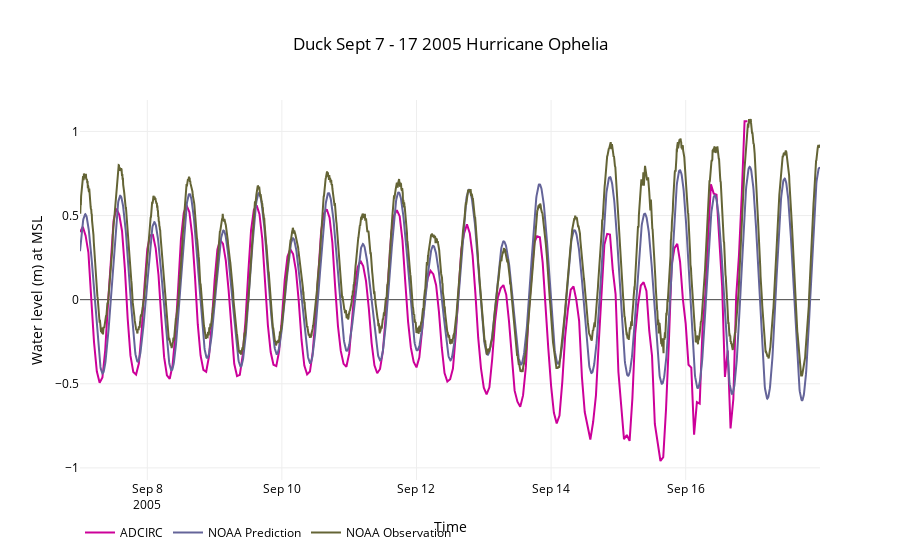

The cell this chart's notebook holds for it:
### Markdown cell above
### Timeseries Duck

### Code cell
nc_file = nc4.Dataset(files[2])
start,freq,station,name = '20050907 00:00:00','1H',58949,' Prediction'#
table = utils.timeseries(nc_file,start,freq,station,name)
start,end,noaa = '20050907','20050917','8651370'
data = utils.plot_timeseries(table,start,end,noaa)
title,x,y = 'Duck Sept 7 - 17 2005 Hurricane Ophelia','Time','Water level (m) at MSL'
layout=utils.layout(title,x,y)
fig = go.Figure(data=data, layout=layout)
interactive = iplot(fig)
#po.plot(fig,filename=root_dir+'\\'+'beaufort_ophelia.html')

### Figure 1 — Plotly figure (JSON) as saved in the notebook; plotly's stock layout.template omitted (floating-point values rounded to 4 significant figures; data arrays with more than 128 entries replaced by an {"elided": "..."} marker saying what was removed)
{"data": [{"line": {"color": "rgb(204, 0, 153)"}, "mode": "lines", "name": "ADCIRC", "type": "scatter", "uid": "f8ae0176-dc6e-11e8-ba1a-6c0b84658d3c", "x": {"elided": "239 str values"}, "y": {"elided": "239 float values"}}, {"line": {"color": "rgb(100, 100, 153)"}, "mode": "lines", "name": "NOAA Prediction", "type": "scatter", "uid": "f8ae0177-dc6e-11e8-a111-6c0b84658d3c", "x": {"elided": "2640 str values"}, "y": {"elided": "2640 float values"}}, {"line": {"color": "rgb(100, 100, 53)"}, "mode": "lines", "name": "NOAA Observation", "type": "scatter", "uid": "f8ae14fe-dc6e-11e8-9ddb-6c0b84658d3c", "x": {"elided": "2640 str values"}, "y": {"elided": "2640 float values"}}], "layout": {"autosize": true, "font": {"color": "rgb(0, 0, 0)"}, "legend": {"orientation": "h"}, "paper_bgcolor": "rgb(255,255,255)", "plot_bgcolor": "rgb(255,255,255)", "title": "Duck Sept 7 - 17 2005 Hurricane Ophelia", "xaxis": {"autorange": true, "range": ["2005-09-07", "2005-09-17 23:54"], "title": "Time", "type": "date"}, "yaxis": {"autorange": true, "range": [-1.072, 1.187], "title": "Water level (m) at MSL", "type": "linear"}}}
